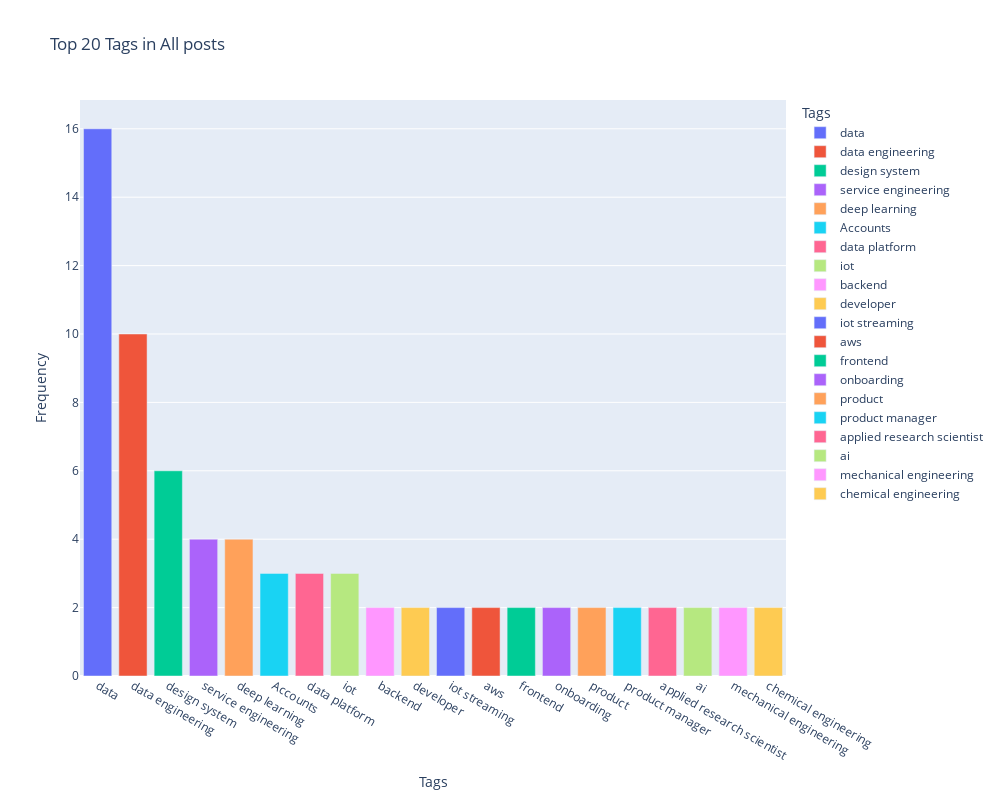

The notebook cell this image was saved under:
### Code cell
fig = px.bar(
    company_tags_df,
    x='Tag',
    y='Count',
    title='Top 20 Tags in All posts',
    labels={'Count': 'Frequency', 'Tag': 'Tags'},
    color='Tag',
)
fig.update_layout(
    width = 1000,
    height = 800,
    xaxis={'categoryorder':'total descending'},
    yaxis_title='Frequency'
)
fig.show()

### Figure 1 — Plotly figure (JSON) as saved in the notebook; plotly's stock layout.template omitted (floating-point values rounded to 4 significant figures)
{"data": [{"alignmentgroup": "True", "hovertemplate": "Tags=%{x}<br>Frequency=%{y}<extra></extra>", "legendgroup": "data", "marker": {"color": "#636efa", "pattern": {"shape": ""}}, "name": "data", "offsetgroup": "data", "orientation": "v", "showlegend": true, "textposition": "auto", "type": "bar", "x": ["data"], "xaxis": "x", "y": [16], "yaxis": "y"}, {"alignmentgroup": "True", "hovertemplate": "Tags=%{x}<br>Frequency=%{y}<extra></extra>", "legendgroup": "data engineering", "marker": {"color": "#EF553B", "pattern": {"shape": ""}}, "name": "data engineering", "offsetgroup": "data engineering", "orientation": "v", "showlegend": true, "textposition": "auto", "type": "bar", "x": ["data engineering"], "xaxis": "x", "y": [10], "yaxis": "y"}, {"alignmentgroup": "True", "hovertemplate": "Tags=%{x}<br>Frequency=%{y}<extra></extra>", "legendgroup": "design system", "marker": {"color": "#00cc96", "pattern": {"shape": ""}}, "name": "design system", "offsetgroup": "design system", "orientation": "v", "showlegend": true, "textposition": "auto", "type": "bar", "x": ["design system"], "xaxis": "x", "y": [6], "yaxis": "y"}, {"alignmentgroup": "True", "hovertemplate": "Tags=%{x}<br>Frequency=%{y}<extra></extra>", "legendgroup": "service engineering", "marker": {"color": "#ab63fa", "pattern": {"shape": ""}}, "name": "service engineering", "offsetgroup": "service engineering", "orientation": "v", "showlegend": true, "textposition": "auto", "type": "bar", "x": ["service engineering"], "xaxis": "x", "y": [4], "yaxis": "y"}, {"alignmentgroup": "True", "hovertemplate": "Tags=%{x}<br>Frequency=%{y}<extra></extra>", "legendgroup": "deep learning", "marker": {"color": "#FFA15A", "pattern": {"shape": ""}}, "name": "deep learning", "offsetgroup": "deep learning", "orientation": "v", "showlegend": true, "textposition": "auto", "type": "bar", "x": ["deep learning"], "xaxis": "x", "y": [4], "yaxis": "y"}, {"alignmentgroup": "True", "hovertemplate": "Tags=%{x}<br>Frequency=%{y}<extra></extra>", "legendgroup": "Accounts", "marker": {"color": "#19d3f3", "pattern": {"shape": ""}}, "name": "Accounts", "offsetgroup": "Accounts", "orientation": "v", "showlegend": true, "textposition": "auto", "type": "bar", "x": ["Accounts"], "xaxis": "x", "y": [3], "yaxis": "y"}, {"alignmentgroup": "True", "hovertemplate": "Tags=%{x}<br>Frequency=%{y}<extra></extra>", "legendgroup": "data platform", "marker": {"color": "#FF6692", "pattern": {"shape": ""}}, "name": "data platform", "offsetgroup": "data platform", "orientation": "v", "showlegend": true, "textposition": "auto", "type": "bar", "x": ["data platform"], "xaxis": "x", "y": [3], "yaxis": "y"}, {"alignmentgroup": "True", "hovertemplate": "Tags=%{x}<br>Frequency=%{y}<extra></extra>", "legendgroup": "iot", "marker": {"color": "#B6E880", "pattern": {"shape": ""}}, "name": "iot", "offsetgroup": "iot", "orientation": "v", "showlegend": true, "textposition": "auto", "type": "bar", "x": ["iot"], "xaxis": "x", "y": [3], "yaxis": "y"}, {"alignmentgroup": "True", "hovertemplate": "Tags=%{x}<br>Frequency=%{y}<extra></extra>", "legendgroup": "backend", "marker": {"color": "#FF97FF", "pattern": {"shape": ""}}, "name": "backend", "offsetgroup": "backend", "orientation": "v", "showlegend": true, "textposition": "auto", "type": "bar", "x": ["backend"], "xaxis": "x", "y": [2], "yaxis": "y"}, {"alignmentgroup": "True", "hovertemplate": "Tags=%{x}<br>Frequency=%{y}<extra></extra>", "legendgroup": "developer", "marker": {"color": "#FECB52", "pattern": {"shape": ""}}, "name": "developer", "offsetgroup": "developer", "orientation": "v", "showlegend": true, "textposition": "auto", "type": "bar", "x": ["developer"], "xaxis": "x", "y": [2], "yaxis": "y"}, {"alignmentgroup": "True", "hovertemplate": "Tags=%{x}<br>Frequency=%{y}<extra></extra>", "legendgroup": "iot streaming", "marker": {"color": "#636efa", "pattern": {"shape": ""}}, "name": "iot streaming", "offsetgroup": "iot streaming", "orientation": "v", "showlegend": true, "textposition": "auto", "type": "bar", "x": ["iot streaming"], "xaxis": "x", "y": [2], "yaxis": "y"}, {"alignmentgroup": "True", "hovertemplate": "Tags=%{x}<br>Frequency=%{y}<extra></extra>", "legendgroup": "aws", "marker": {"color": "#EF553B", "pattern": {"shape": ""}}, "name": "aws", "offsetgroup": "aws", "orientation": "v", "showlegend": true, "textposition": "auto", "type": "bar", "x": ["aws"], "xaxis": "x", "y": [2], "yaxis": "y"}, {"alignmentgroup": "True", "hovertemplate": "Tags=%{x}<br>Frequency=%{y}<extra></extra>", "legendgroup": "frontend", "marker": {"color": "#00cc96", "pattern": {"shape": ""}}, "name": "frontend", "offsetgroup": "frontend", "orientation": "v", "showlegend": true, "textposition": "auto", "type": "bar", "x": ["frontend"], "xaxis": "x", "y": [2], "yaxis": "y"}, {"alignmentgroup": "True", "hovertemplate": "Tags=%{x}<br>Frequency=%{y}<extra></extra>", "legendgroup": "onboarding", "marker": {"color": "#ab63fa", "pattern": {"shape": ""}}, "name": "onboarding", "offsetgroup": "onboarding", "orientation": "v", "showlegend": true, "textposition": "auto", "type": "bar", "x": ["onboarding"], "xaxis": "x", "y": [2], "yaxis": "y"}, {"alignmentgroup": "True", "hovertemplate": "Tags=%{x}<br>Frequency=%{y}<extra></extra>", "legendgroup": "product", "marker": {"color": "#FFA15A", "pattern": {"shape": ""}}, "name": "product", "offsetgroup": "product", "orientation": "v", "showlegend": true, "textposition": "auto", "type": "bar", "x": ["product"], "xaxis": "x", "y": [2], "yaxis": "y"}, {"alignmentgroup": "True", "hovertemplate": "Tags=%{x}<br>Frequency=%{y}<extra></extra>", "legendgroup": "product manager", "marker": {"color": "#19d3f3", "pattern": {"shape": ""}}, "name": "product manager", "offsetgroup": "product manager", "orientation": "v", "showlegend": true, "textposition": "auto", "type": "bar", "x": ["product manager"], "xaxis": "x", "y": [2], "yaxis": "y"}, {"alignmentgroup": "True", "hovertemplate": "Tags=%{x}<br>Frequency=%{y}<extra></extra>", "legendgroup": "applied research scientist", "marker": {"color": "#FF6692", "pattern": {"shape": ""}}, "name": "applied research scientist", "offsetgroup": "applied research scientist", "orientation": "v", "showlegend": true, "textposition": "auto", "type": "bar", "x": ["applied research scientist"], "xaxis": "x", "y": [2], "yaxis": "y"}, {"alignmentgroup": "True", "hovertemplate": "Tags=%{x}<br>Frequency=%{y}<extra></extra>", "legendgroup": "ai", "marker": {"color": "#B6E880", "pattern": {"shape": ""}}, "name": "ai", "offsetgroup": "ai", "orientation": "v", "showlegend": true, "textposition": "auto", "type": "bar", "x": ["ai"], "xaxis": "x", "y": [2], "yaxis": "y"}, {"alignmentgroup": "True", "hovertemplate": "Tags=%{x}<br>Frequency=%{y}<extra></extra>", "legendgroup": "mechanical engineering", "marker": {"color": "#FF97FF", "pattern": {"shape": ""}}, "name": "mechanical engineering", "offsetgroup": "mechanical engineering", "orientation": "v", "showlegend": true, "textposition": "auto", "type": "bar", "x": ["mechanical engineering"], "xaxis": "x", "y": [2], "yaxis": "y"}, {"alignmentgroup": "True", "hovertemplate": "Tags=%{x}<br>Frequency=%{y}<extra></extra>", "legendgroup": "chemical engineering", "marker": {"color": "#FECB52", "pattern": {"shape": ""}}, "name": "chemical engineering", "offsetgroup": "chemical engineering", "orientation": "v", "showlegend": true, "textposition": "auto", "type": "bar", "x": ["chemical engineering"], "xaxis": "x", "y": [2], "yaxis": "y"}], "layout": {"barmode": "relative", "height": 800, "legend": {"title": {"text": "Tags"}, "tracegroupgap": 0}, "title": {"text": "Top 20 Tags in All posts"}, "width": 1000, "xaxis": {"anchor": "y", "categoryarray": ["data", "data engineering", "design system", "service engineering", "deep learning", "Accounts", "data platform", "iot", "backend", "developer", "iot streaming", "aws", "frontend", "onboarding", "product", "product manager", "applied research scientist", "ai", "mechanical engineering", "chemical engineering"], "categoryorder": "total descending", "domain": [0, 1], "title": {"text": "Tags"}}, "yaxis": {"anchor": "x", "domain": [0, 1], "title": {"text": "Frequency"}}}}
